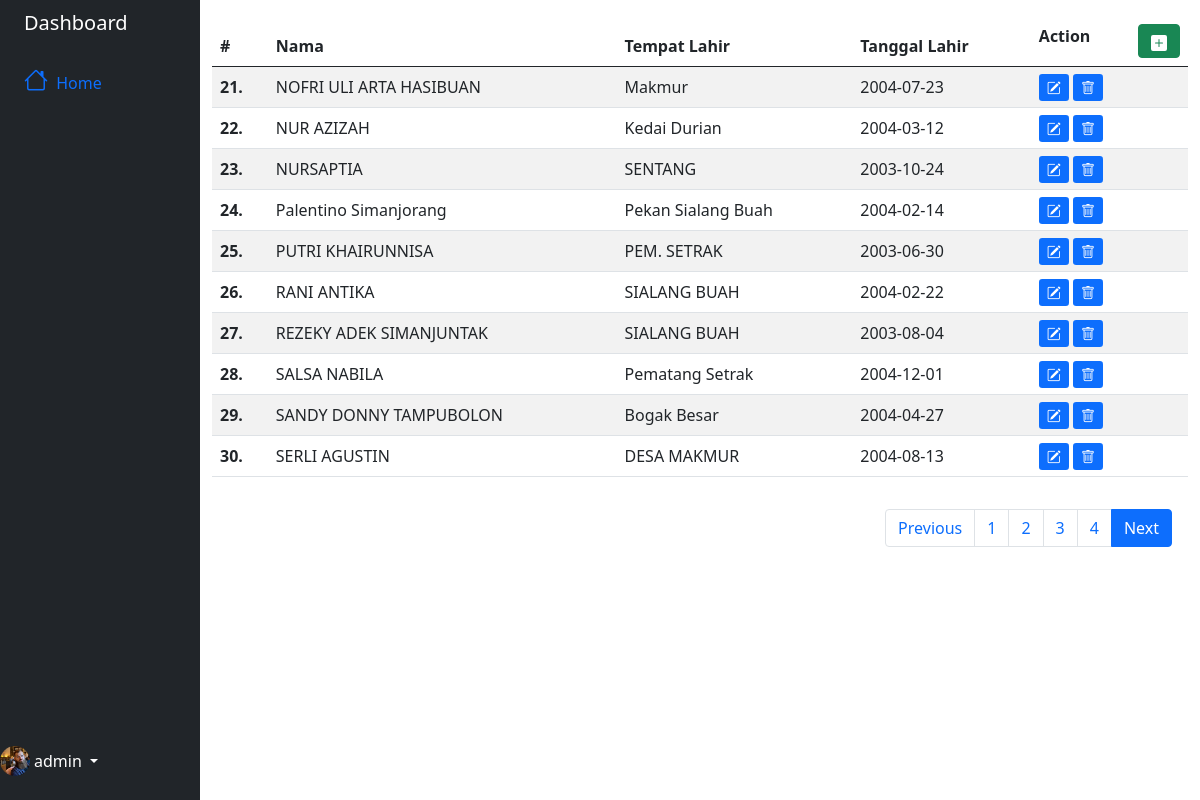
Page /admin/read_data.php?halaman=3 (signed in) on the committed database.
### tables this page shows
CREATE TABLE `db_siswa` (
  `id` int(11) NOT NULL,
  `nama` text NOT NULL,
  `tempat_lahir` text NOT NULL,
  `tanggal_lahir` date NOT NULL
);

### admin/read_data.php (the view, shortened to what this page needs)
  <!doctype html>
<html lang="en">
  <head>
    <link href="https://cdn.jsdelivr.net/npm/bootstrap@5.0.2/dist/css/bootstrap.min.css" rel="stylesheet">
    <link rel="stylesheet" href="https://cdn.jsdelivr.net/npm/bootstrap-icons@1.7.2/font/bootstrap-icons.css">
  </head>
  <body>
      <div class="container-fluid">
    <div class="row flex-nowrap">
        <div class="col-auto col-md-3 col-xl-2 px-sm-2 px-0 bg-dark">
            <div class="d-flex flex-column align-items-center align-items-sm-start px-3 pt-2 text-white min-vh-100">
                <a href="#" class="d-flex align-items-center pb-3 mb-md-0 me-md-auto text-white text-decoration-none">
                    <span class="fs-5 d-none d-sm-inline">Dashboard</span>
                </a>
                <ul class="nav nav-pills flex-column mb-sm-auto mb-0 align-items-center align-items-sm-start" id="menu">
                    <li class="nav-item">
                        <a href="#" class="nav-link align-middle px-0">
                            <i class="fs-4 bi-house"></i> <span class="ms-1 d-none d-sm-inline">Home</span>
                        </a>
                    </li>
                </ul>
                <div class="dropdown pb-4 fixed-bottom">
                    <a href="#" class="d-flex align-items-center text-white text-decoration-none dropdown-toggle" id="dropdownUser1" data-bs-toggle="dropdown" aria-expanded="false">
                        <img src="./img/profile.jpeg" alt="hugenerd" width="30" height="30" class="rounded-circle">
                        <span class="d-none d-sm-inline mx-1"><?=$_SESSION['username'];?></span>
                    </a>
                </div>
            </div>
        </div>
        <div class="col py-3">
        <table class="table table-striped">
<thead>
    <tr>
        <th scope="col">#</th>
        <th scope="col">Nama</th>
        <th scope="col">Tempat Lahir</th>
        <th scope="col">Tanggal Lahir</th>
        <th scope="col">Action
        <button type="button" class="btn btn-success pt-1 pb-1" style="float:right;">
                <svg xmlns="http://www.w3.org/2000/svg" width="16" height="16" fill="currentColor" class="bi bi-plus-square-fill" viewBox="0 0 16 16">
  <path d="M2 0a2 2 0 0 0-2 2v12a2 2 0 0 0 2 2h12a2 2 0 0 0 2-2V2a2 2 0 0 0-2-2H2zm6.5 4.5v3h3a.5.5 0 0 1 0 1h-3v3a.5.5 0 0 1-1 0v-3h-3a.5.5 0 0 1 0-1h3v-3a.5.5 0 0 1 1 0z"></path>
</svg></button></th>
    </tr>
</thead>
<tbody>
    <?php
    include "config.php";
    $batas = 10;
    $q = htmlentities(htmlspecialchars(mysqli_real_escape_string($dbc, $_REQUEST["q"])));
	$halaman = isset($_GET['halaman'])?(int)$_GET['halaman'] : 1;
	$halaman_awal = ($halaman>1) ? ($halaman * $batas) - $batas : 0;
	$previous = $halaman - 1;
	$next = $halaman + 1;
	$data = mysqli_query($dbc,"select * FROM `db_siswa`");
	$jumlah_data = mysqli_num_rows($data);
	$total_halaman = ceil($jumlah_data / $batas);
    if (!empty($q)) {
        $data_siswa = mysqli_query($dbc, "select * from `db_siswa` where nama like '%$q%'");
    } else {
    $data_siswa = mysqli_query($dbc, "select * FROM `db_siswa` limit $halaman_awal, $batas");
    }
	$nomor = $halaman_awal+1;
    while ($row = mysqli_fetch_row($data_siswa)) {
        ?>
    <tr>
        <th scope="row"><?=$nomor++; ?>.</th>
        <td><?=$row[1]; ?></td>
        <td><?=$row[2]; ?></td>
        <td><?=$row[3]; ?></td>
        <td><a class="btn-sm btn-primary" data-bs-toggle="modal" data-bs-target="#updateModal<?=$row[0]; ?>">
        <i class="bi bi-pencil-square"></i></a>
        <a href="delete_data.php?id=<?=$row[0];?>" class="btn-sm btn-primary" onclick="return confirm('Apakah anda yakin ingin menghapus ini?')"><i class="bi bi-trash"></i></a></td>
    </tr>
    <?php
    }
    ?>
</tbody>
</table>
<nav>
			<ul class="pagination justify-content-end p-3">
				<li class="page-item">
					<a class="page-link" <?php if($halaman > 1){ echo "href='?halaman=$previous'"; } ?>>Previous</a>
				</li>
				<?php
				for($x=1;$x<=$total_halaman;$x++){
					?>
					<li class="page-item"><a class="page-link" href="?halaman=<?php echo $x ?>"><?php echo $x; ?></a></li>
					<?php
				}
				?>
				<li class="page-item active">
					<a  class="page-link" <?php if($halaman < $total_halaman) { echo "href='?halaman=$next'"; } ?>>Next</a>
				</li>
			</ul>
		</nav>
        </div>
    </div>
</div>
  </body>
</html>

### rows in the picture
db_siswa: nama "NOFRI ULI ARTA HASIBUAN", tempat_lahir "Makmur", tanggal_lahir "2004-07-23"
db_siswa: nama "NUR AZIZAH", tempat_lahir "Kedai Durian", tanggal_lahir "2004-03-12"
db_siswa: nama "NURSAPTIA", tempat_lahir "SENTANG", tanggal_lahir "2003-10-24"
db_siswa: nama "Palentino Simanjorang", tempat_lahir "Pekan Sialang Buah", tanggal_lahir "2004-02-14"
db_siswa: nama "PUTRI KHAIRUNNISA", tempat_lahir "PEM. SETRAK", tanggal_lahir "2003-06-30"
db_siswa: nama "RANI ANTIKA", tempat_lahir "SIALANG BUAH", tanggal_lahir "2004-02-22"
db_siswa: nama "REZEKY ADEK SIMANJUNTAK", tempat_lahir "SIALANG BUAH", tanggal_lahir "2003-08-04"
db_siswa: nama "SALSA NABILA", tempat_lahir "Pematang Setrak", tanggal_lahir "2004-12-01"
db_siswa: nama "SANDY DONNY TAMPUBOLON", tempat_lahir "Bogak Besar", tanggal_lahir "2004-04-27"
db_siswa: nama "SERLI AGUSTIN", tempat_lahir "DESA MAKMUR", tanggal_lahir "2004-08-13"

### other values in the picture
$_SESSION['username'] "admin"
